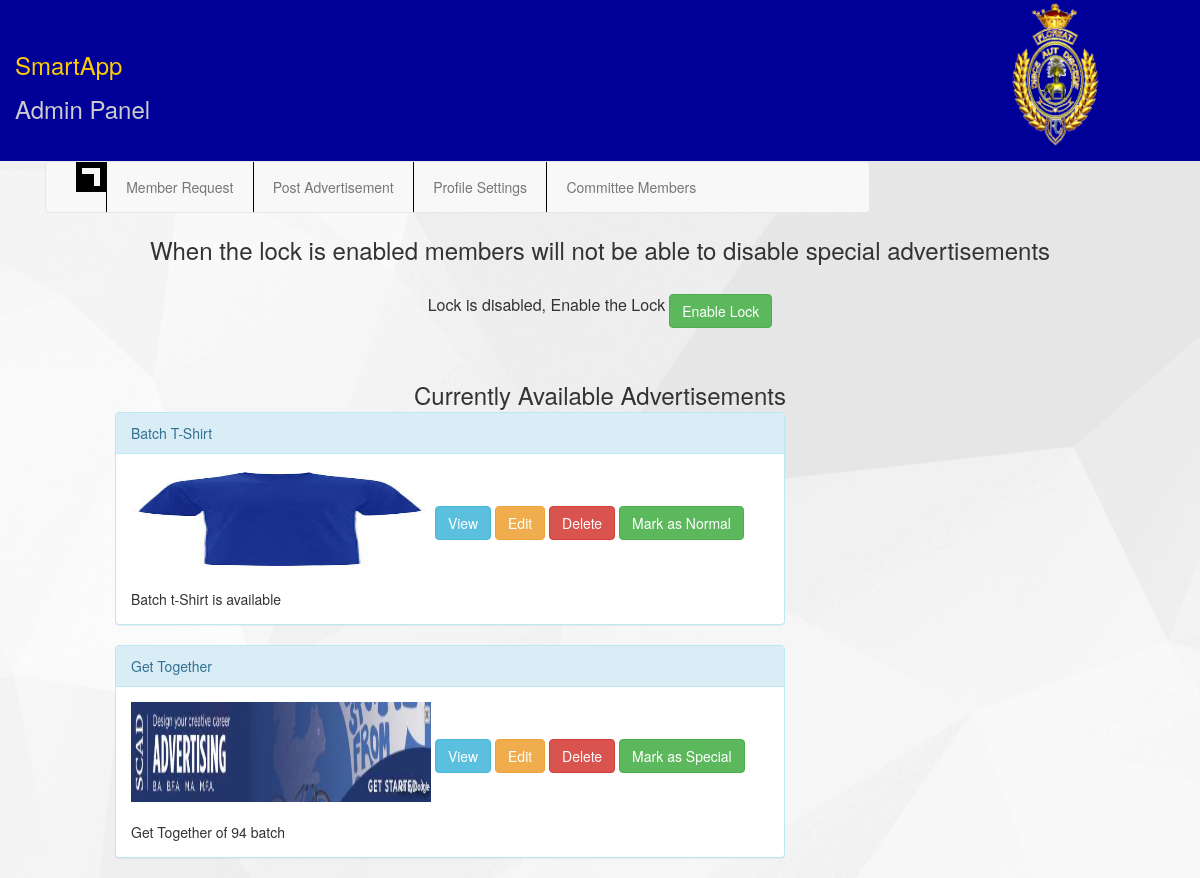
/showAdvertiesement.php, run on the app's committed database.
### tables this page shows
CREATE TABLE `postadvertiesement` (
  `IDAdd` int(11) NOT NULL,
  `Type` varchar(20) NOT NULL,
  `Title` varchar(40) NOT NULL,
  `Image` varchar(100) NOT NULL,
  `Description` varchar(150) NOT NULL,
  `ContactNo` int(11) NOT NULL,
  `Email` varchar(30) NOT NULL,
  `StartDate` varchar(15) NOT NULL,
  `EndDate` varchar(15) NOT NULL,
  `CDate` varchar(40) NOT NULL,
  `status` int(11) NOT NULL DEFAULT '0'
);

### showAdvertiesement.php (the view, shortened to what this page needs)
<!DOCTYPE html PUBLIC "-//W3C//DTD XHTML 1.0 Transitional//EN" "http://www.w3.org/TR/xhtml1/DTD/xhtml1-transitional.dtd">
<html xmlns="http://www.w3.org/1999/xhtml">
  <head>
    <link rel="stylesheet" href="css/bootstrap.min.css">
    <link rel="stylesheet" href="css/style.css">
    <link rel="stylesheet" href="https://maxcdn.bootstrapcdn.com/font-awesome/4.5.0/css/font-awesome.min.css">
    <link type="text/css" rel="stylesheet" href="sideviewmenu.css" />
  </head>
  <body background="img/body.jpg">
    <div class="container-fluid" id="maincontainer">
      <div class="col-md-4 box1">
        <p class="smartappheading">SmartApp</p>
        <p>Admin Panel</p>
      </div>
      <div class="col-md-2">
        <img src="img/oie_trans.gif" width="100" height="150" />
      </div>
    </div>
    <div class="container-fluid" id="middlecontainer">
    <div class="container">
      <div class="col-md-9">
        <nav class="navbar navbar-default">
          <div class="container-fluid">
            <div class="collapse navbar-collapse" id="myNavbar">
              <ul class="nav navbar-nav">
                <li class="toggler" onClick="sideviewmenu.toggle()"></li>
                <li class=" navbar_margin"><a href="index.php">Member Request</a></li>
                <li class=" navbar_margin"><a href="postAdvertiesement.php">Post Advertisement</a></li>
                <li class=" navbar_margin"><a href="#">Profile Settings</a></li>
                <li class=" navbar_margin"><a href="committee.php">Committee Members</a></li>
              </ul>
            </div>
          </div>
        </nav>
      </div>
    </div>
    <br>
      <center><font size="5px"> When the lock is enabled members will not be able to disable special advertisements </font></center><br/>
    <?php
      include('includes/db.php');
      if(mysqli_connect_errno()) {
      echo "failed to connect to MySQL.".mysqli_connect_error();
      }else {
      $query1 = "select Admin from disableadd";
      $result1=mysqli_query($mysqli,$query1);
      while($row=mysqli_fetch_array($result1)){
        $check = $row['Admin'];
        if ($check == -1) { ?>
          <p align="center">
            <font size="3px">Lock is enabled, Disable the Lock</font>
            <button class="btn btn-success" onclick="javascript:LockAdd(1)"> Disable Lock</button></p><br/><br/>
            <?php }else {?>
              <p align="center">
              <font size="3px"> Lock is disabled, Enable the Lock</font>
              <button class="btn btn-success" onclick="javascript:LockAdd(-1)"> Enable Lock</button></p><br/><br/>
              <?php }
        break;
      }
    }?>
    <center><font size="5px"> Currently Available Advertisements </font></center>
    <?php
      include('includes/db.php');
      $query = "select * from postadvertiesement GROUP BY IDAdd DESC";
      $result=mysqli_query($mysqli,$query);
      while($row=mysqli_fetch_array($result)){
        ?>
  <div class="row">
    <div class="col-md-1">
    </div>
    <div class="col-md-7">
    <div class="panel panel-info">
      <div class="panel-heading"><?php echo $row['Title']?></div>
      <div class="panel-body">
        <img src="<?php echo $row['Image']?>" height="100px" width="300px" align="middle">
        <a href="showAdd.php?sendId=<?= $row['IDAdd'] ?>" onclick="pop_up(this);return false;" class="btn btn-info" role="button">View</a>
        <button class="btn btn-warning" onclick="javascript:EditPage(<?php echo $row['IDAdd']; ?>)">Edit</button>
        <button class="btn btn-danger" onclick="javascript:DeletePage(<?php echo $row['IDAdd']; ?>)">Delete</button>
        <?php
        if($row['status'] == 1) {?>
        	  <button class="btn btn-success" onclick="javascript:markNormal(<?php echo $row['IDAdd']; ?>)">Mark as Normal</button><br/><br/>
      <?php }
        else{?>
            <button class="btn btn-success" onclick="javascript:markSpecial(<?php echo $row['IDAdd']; ?>)">Mark as Special</button><br/><br/>
        <?php
        }
        ?>
        <div>
          <?php echo $row['Description']?>
        </div>
      </div>
    </div>
  </div>
  <div class="col-md-4">
  </div>
</div>
    <?php } ?>
  </body>
</html>

### css/style.css (style rules this page uses)
#maincontainer { background-color:#009 }
.box1 { color:#CCC; font-size:24px; padding:1em; padding-top:2em; padding-left:0; }
.smartappheading { color:#FC0; font:"MS Serif", "New York", serif; }
#middlecontainer { background-image:url(../images/body.jpg) }
.navbar_margin { padding-left:.3em; padding-right:.3em; border-left:1px solid black; }
.navbar-default { margin-bottom:0; }
.btn { margin-top: 7px; }

### sideviewmenu.css (style rules this page uses)
body { -webkit-transition: background 0.5s ease-in; transition: background 0.5s ease-in; }
.toggler { width: 30px; height: 30px; border: 6px solid black; text-indent: -100000px; position: relative; cursor: pointer; }
.toggler::before { position: absolute; border: 6px solid black; content: ''; width: 100%; height: 20%; top: 6px; left: -6px; display: block; }

### data on the page
postadvertiesement: Title "Batch T-Shirt", Image (picture), Description "Batch t-Shirt is available"
postadvertiesement: Title "Get Together", Image (picture), Description "Get Together of 94 batch"
